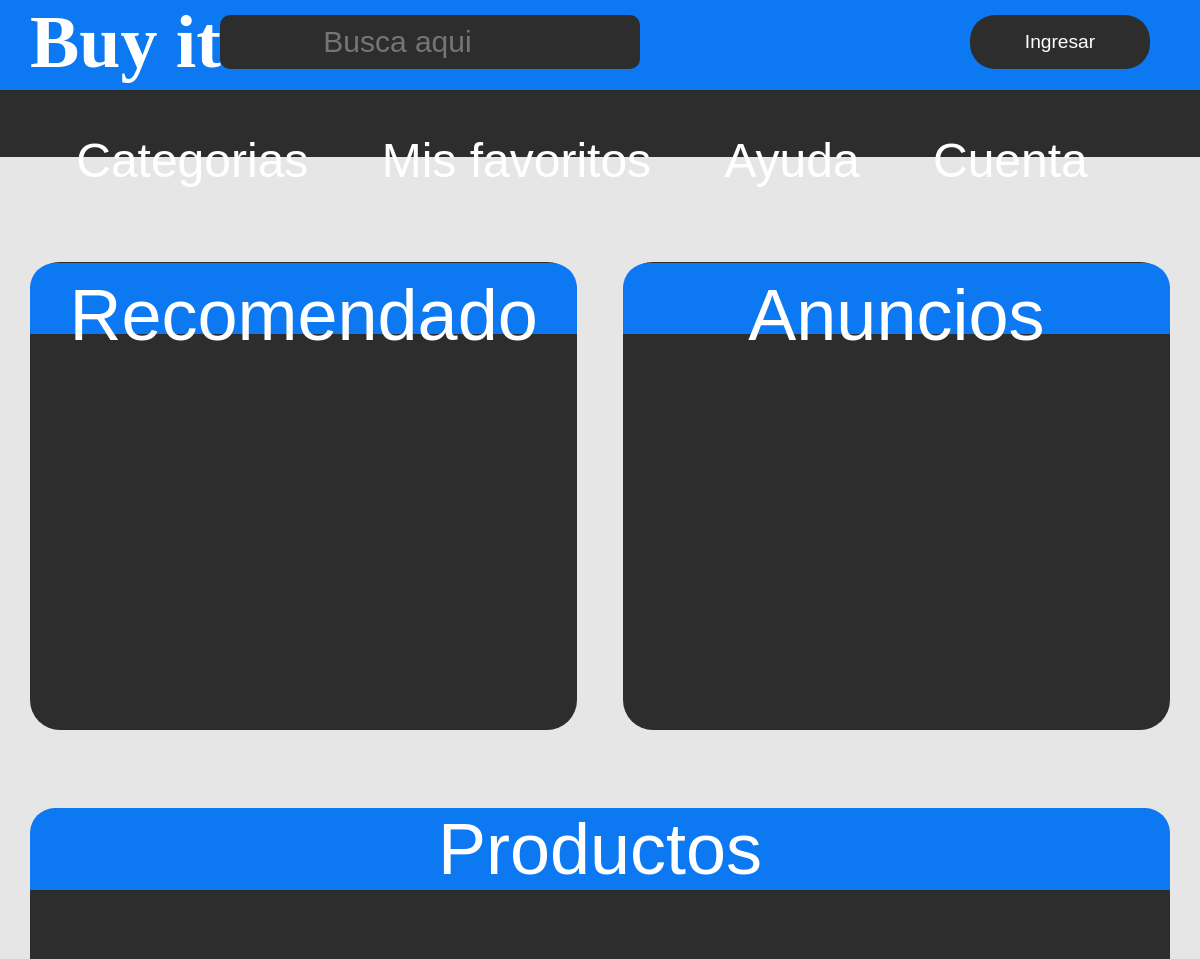
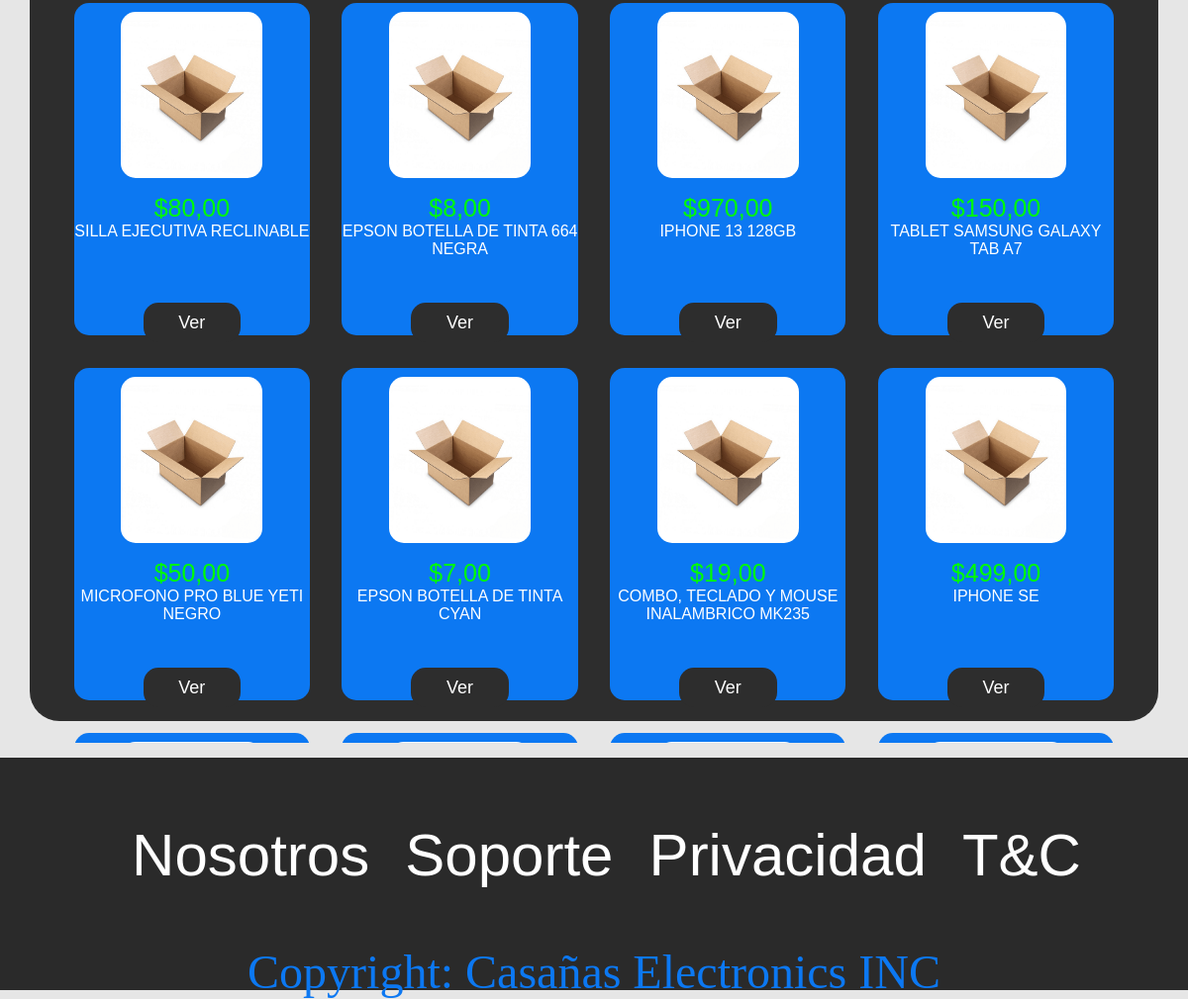
The page / on the database its author committed (2 pictures, top to bottom).
### tables this page shows
CREATE TABLE `product` (
  `id` int(11) NOT NULL,
  `product_name` varchar(64) NOT NULL,
  `description` varchar(2048) NOT NULL,
  `product_condition` varchar(16) NOT NULL,
  `price` int(4) NOT NULL,
  `category` varchar(32) NOT NULL,
  `available_units` int(11) NOT NULL,
  `sold` int(5) NOT NULL,
  `seller` varchar(32) NOT NULL,
  `warranty` int(3) NOT NULL,
  `favourites` int(5) NOT NULL
);

### index.php (the view, shortened to what this page needs)
<!DOCTYPE html>
<html lang="es">
<head>
    <link rel="stylesheet" href="css/index.css">
</head>
<body id="body">
    <header>
        <div class="header_background">
            <h1>Buy it</h1>
            <form action="phpLogics/productQuery.php" method="get" class="search_form">
                <input class="search" id="searchBar" type="search" name="search" placeholder="Busca aqui"
                    list="options">
                <a href="login.php" class="login_button">
                    <p>Ingresar</p>
                </a>
            </form>
        </div>
        <nav class="nav_background">
            <div>
                <ul class="list">
                    <li>
                        <p class="categories">
                            <a href="">Categorias</a>
                        </p>
                    </li>
                    <li>
                        <p class="my_favs">
                            <a href="myFavs.php">Mis favoritos</a>
                        </p>
                    </li>
                    <li>
                        <p class="help">
                            <a href="support.php">Ayuda</a>
                        </p>
                    </li>
                    <li>
                        <p class="account">
                            <a href="account.php">Cuenta</a>
                        </p>
                    </li>
                </ul>
            </div>
        </nav>
    </header>
    <div class="body_container">
        <div class="recomendations_and_ads_container">
            <div class="recomended">
                <div class="recomended_text_background">
                    <p id="recomended_text">Recomendado</p>
                </div>
            </div>
            <div class="ads">
                <div class="ads_text_background">
                    <p id="ads_textt">Anuncios</p>
                </div>
            </div>
        </div>
        <div class="products">
            <div class="products_text_background">
                <p class="products_text" id="productsText">Productos</p>
            </div>
            <div class="product_list">
                <?php
                    require('phpLogics/connection.php');
                    $sentence = "SELECT * FROM product ORDER BY sold DESC LIMIT 50;";
                    $my_query = $my_link->query($sentence);
                    if(!$my_query) {
                        header("Location: error.php?cod=1");
                    } else {
                        while($result = $my_query->fetch_array()) {
                            $id = $result['id'];
                            $product_name = strtoupper($result['product_name']);
                            $price = $result['price'];
                            echo '<div class="product">
                            <div class="product_image_container">
                                <img src="img/products/box.png" alt="imagen de prueba">
                            </div>
                            <div class="product_price_title">
                            <p class="product_price">$' . number_format($price,2,',','.') . '</p>
                                <p class="product_name">' . $product_name . '</p>
                            </div>
                            <div class="product_see_button">
                                <a href="productView.php?id='.$id.'">Ver</a>
                            </div>
                        </div>';
                        }
                    }
                ?>
            </div>
        </div>
    </div>
    <footer>
        <div class="footer_text_container">
            <p>
                <a class="we" href="we.php">Nosotros</a>
            </p>
            <p href="">
                <a class="support" href="support.php">Soporte</a>
            </p>
            <p>
                <a class="privacy" href="">Privacidad</a>
            </p>
            <p>
                <a class="tyc" href="t&c.php">T&C</a>
            </p>
        </div>
        <div class="copyright">
            <p>Copyright: Casañas Electronics INC</p>
        </div>
    </footer>
</body>
</html>

### rows shown on the page
product: price "80,00", product_name "SILLA EJECUTIVA RECLINABLE"
product: price "8,00", product_name "EPSON BOTELLA DE TINTA 664 NEGRA"
product: price "970,00", product_name "IPHONE 13 128GB"
product: price "150,00", product_name "TABLET SAMSUNG GALAXY TAB A7"
product: price "50,00", product_name "MICROFONO PRO BLUE YETI NEGRO"
product: price "7,00", product_name "EPSON BOTELLA DE TINTA CYAN"
product: price "19,00", product_name "COMBO, TECLADO Y MOUSE INALAMBRICO MK235"
product: price "499,00", product_name "IPHONE SE"
